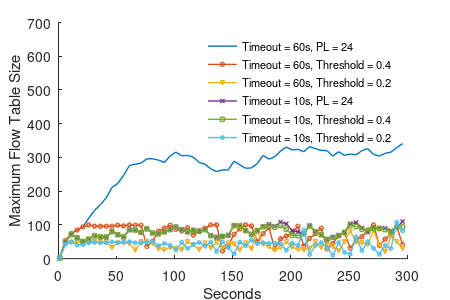

Source code (MATLAB):
clearvars

load('timeout_60')

h_figure = figure;
marker = {'-o', '-v', '-x', '-s', '-d'}';
marker_id = 1;

legend_words = {};    
for j = size(result_prefix, 1):-1:1
    plot((1:5:300), result_prefix{j}(1:5:300), 'LineWidth', 1)
    hold on
end

legend_words = [legend_words; 'Timeout = 60s, PL = 24'];

for j = size(result_threshold, 1):-1:1
    plot((1:5:300), result_threshold{j}(1:5:300), marker{marker_id}, 'MarkerSize', 3, 'LineWidth', 1)
    legend_words = [legend_words; ['Timeout = 60s, Threshold = ', num2str(x_axis_tableThreshold(j)/250)]];
    
    marker_id = marker_id + 1;
end

load('timeout_10')

for j = size(result_prefix, 1):-1:1
    plot((1:5:300), result_prefix{j}(1:5:300), marker{marker_id}, 'MarkerSize', 3, 'LineWidth', 1)
    marker_id = marker_id + 1;
end

legend_words = [legend_words; 'Timeout = 10s, PL = 24'];

for j = size(result_threshold, 1):-1:1
    plot((1:5:300), result_threshold{j}(1:5:300), marker{marker_id}, 'MarkerSize', 3, 'LineWidth', 1)
    legend_words = [legend_words; ['Timeout = 10s, Threshold = ', num2str(x_axis_tableThreshold(j)/250)]];
    
    marker_id = marker_id + 1;
end

hold off
    
hl = legend(legend_words, 'Location', 'NorthEast', 'FontSize', 8);

legend boxoff;
box off;

xlabel('Seconds')
ylabel('Maximum Flow Table Size')

xlim([0 300]);
ylim([0 700]);

set(h_figure, 'PaperPositionMode', 'manual');
set(h_figure, 'PaperUnits', 'inches');
set(h_figure, 'Units', 'inches');
set(h_figure, 'PaperPosition', [0, 0, 4.5, 3]); % control eps size
set(h_figure, 'Position', [0, 0, 4.5, 3]); 
print(h_figure, '-depsc', 'maxFlowTableSize_fattree.eps');